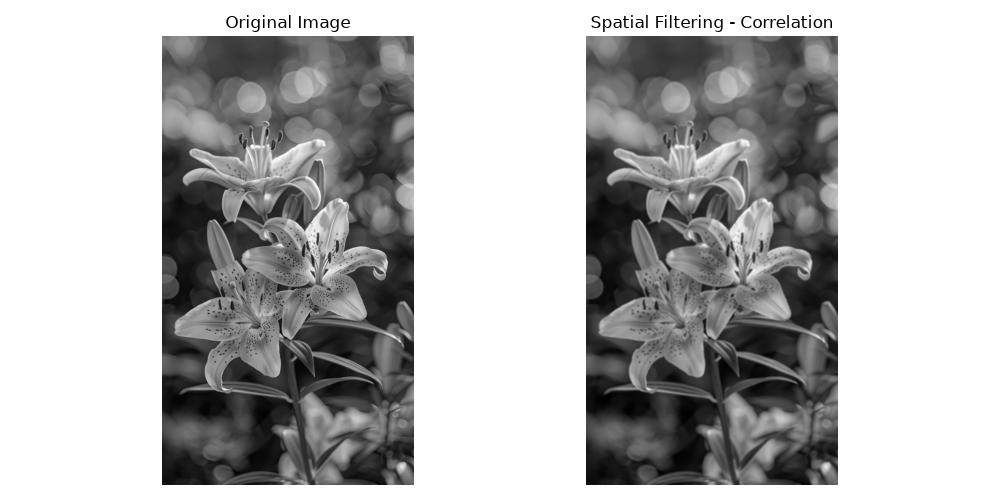

Reproduce this figure in Python.
import cv2
import numpy as np
import matplotlib.pyplot as plt

# Read image in grayscale
img = cv2.imread("Spatial Filtering (Correlation)/input.jpg", cv2.IMREAD_GRAYSCALE)

if img is None:
    print("Error: input.jpg not found!")
    exit()

# Define 3x3 averaging mask
kernel = np.ones((3, 3), dtype=np.float32) / 9

# Apply correlation using filter2D
output = cv2.filter2D(img, -1, kernel)

# Display results
plt.figure(figsize=(10, 5))

plt.subplot(1, 2, 1)
plt.imshow(img, cmap='gray')
plt.title("Original Image")
plt.axis("off")

plt.subplot(1, 2, 2)
plt.imshow(output, cmap='gray')
plt.title("Spatial Filtering - Correlation")
plt.axis("off")

plt.tight_layout()
plt.savefig("spatial_filtering_correlation.jpg")
plt.show()
